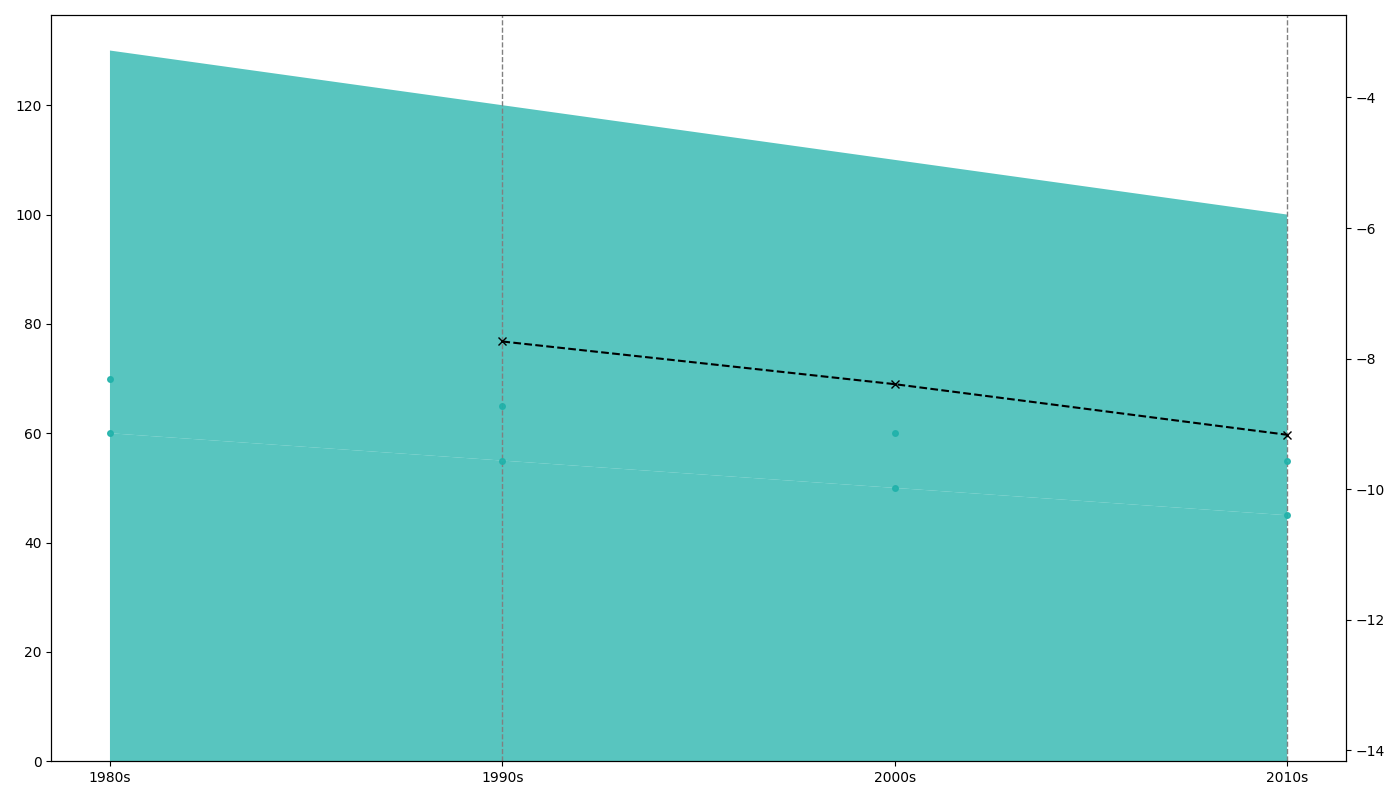

Source code (Python):
import matplotlib.pyplot as plt
import numpy as np

# Data preparation
decades = np.array(['1980s', '1990s', '2000s', '2010s'])
pacific_reef = np.array([60, 55, 50, 45])
indian_ocean_reef = np.array([70, 65, 60, 55])
reef_data = np.vstack([pacific_reef, indian_ocean_reef])

# Plot the stacked area chart
fig, ax = plt.subplots(figsize=(14, 8))
ax.stackplot(decades, reef_data, colors=['#20B2AA', '#20B2AA'], alpha=0.75)

# Remove title and labels
# ax.set_title('Oceanic Adventures:\nCoral Reef Coverage Changes Over Decades', fontsize=16, weight='bold', pad=15)
# ax.set_xlabel('Decade', fontsize=12, weight='bold')
# ax.set_ylabel('Coral Reef Coverage (%)', fontsize=12, weight='bold')

# Highlight specific decades with vertical lines
highlight_decades = ['1990s', '2010s']
for decade in highlight_decades:
    ax.axvline(x=decade, color='grey', linestyle='--', linewidth=1)

# Remove annotations
# ax.annotate('Widespread Coral Bleaching\n(1990s)', xy=('1990s', 45), xytext=('1980s', 50),
#             arrowprops=dict(facecolor='black', shrink=0.05), fontsize=10, ha='center')

# Plot data points markers
for y in reef_data:
    ax.plot(decades, y, marker='o', markersize=4, color='#20B2AA', linestyle='None', alpha=0.9)

# Create an additional subplot for % change per decade
percent_change = np.diff(reef_data, axis=1) / reef_data[:, :-1] * 100
avg_percent_change = np.mean(percent_change, axis=0)
ax_change = ax.twinx()
ax_change.plot(decades[1:], avg_percent_change, color='black', linestyle='--', marker='x')

# Remove ylabel for the % change subplot
# ax_change.set_ylabel('Average % Change per Decade', fontsize=12, weight='bold')
ax_change.set_ylim(min(avg_percent_change) - 5, max(avg_percent_change) + 5)

plt.tight_layout()
plt.show()
